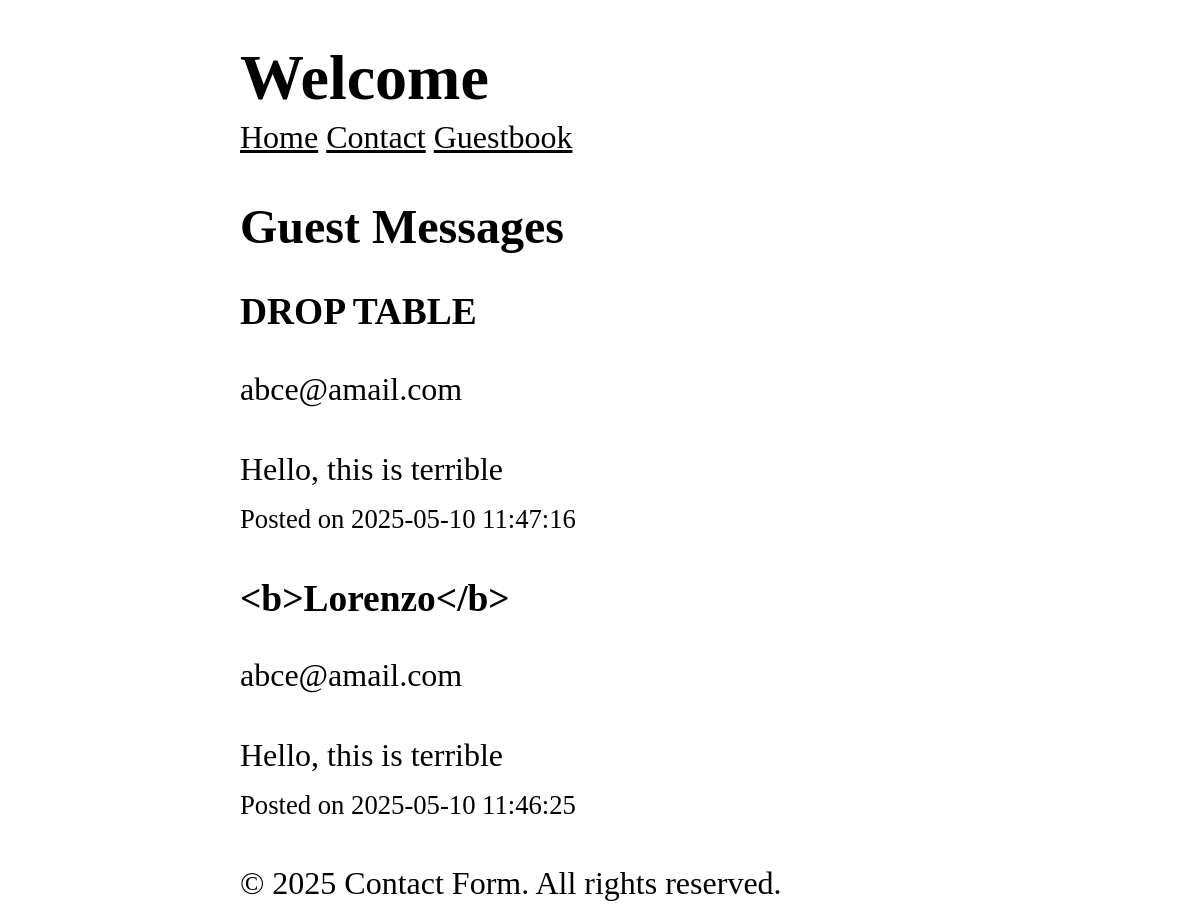
Page /guestbook on the earlier database version.
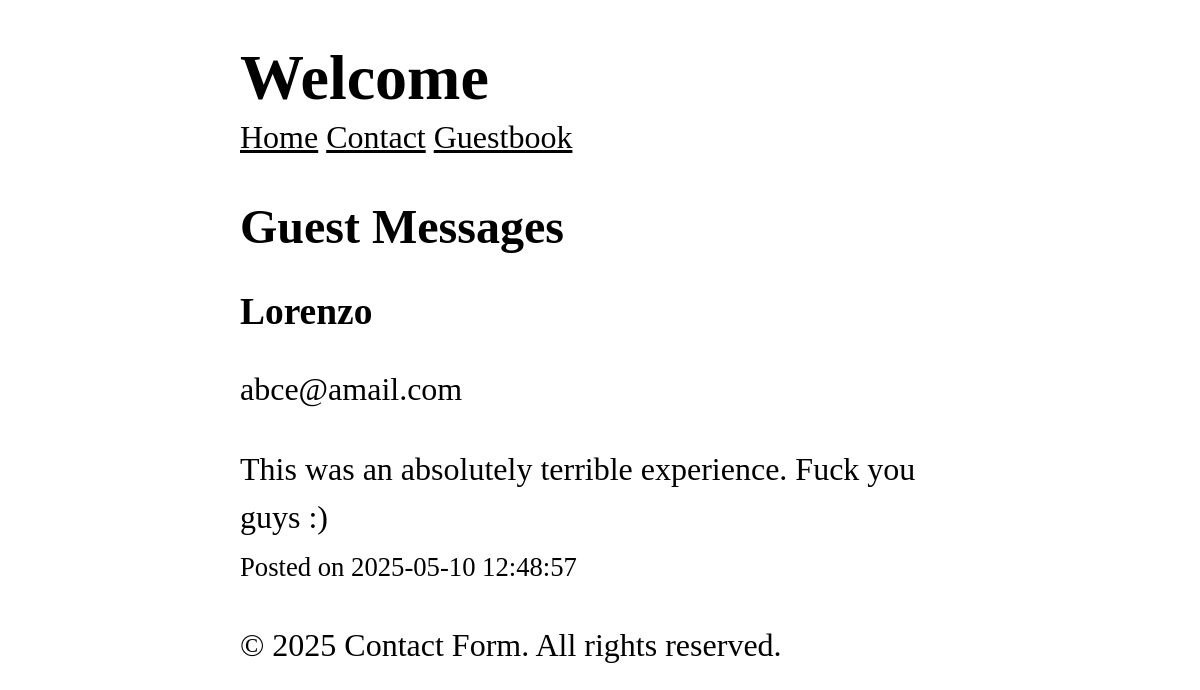
Same page on the later database version.
### tables this page shows
CREATE TABLE messages (
    id INTEGER PRIMARY KEY AUTOINCREMENT,
    name TEXT NOT NULL,
    email TEXT NOT NULL,
    message TEXT NOT NULL,
    created_at TIMESTAMP DEFAULT CURRENT_TIMESTAMP
);

### includes/view.php (called while the page is built, shortened)
<?php
function renderView(string $template, array $data = []) : void {
    include TEMPLATES_DIR . '/header.php';
    include TEMPLATES_DIR . '/' . $template . '.php';
    include TEMPLATES_DIR . '/footer.php';
}
?>

### routes/guestbook_get.php (called while the page is built)
<?php
$entries = getMessage(connectDb());
renderView(template:'guestbook_get', data: ['messages' => $entries]);
?>

### public/index.php (called while the page is built, shortened)
<?php
dispatch($_SERVER['REQUEST_URI'], $_SERVER['REQUEST_METHOD']);
?>

### includes/db.php (called while the page is built, shortened)
<?php
function connectDb(): PDO {
    $pdo = new PDO('sqlite:' . DB_DIR . '/db.sqlite');
    $pdo->setAttribute(PDO::ATTR_ERRMODE, PDO::ERRMODE_EXCEPTION);
    return $pdo;
}
function getMessage(PDO $pdo): array {
    $sql = "SELECT name, email, message, created_at from messages ORDER BY created_at DESC";
    $stmnt = $pdo->query($sql);
    return $stmnt->fetchAll(PDO::FETCH_ASSOC);
}
?>

### templates/guestbook_get.php (the view)
<?php
$messages = $data['messages'];
?>
<section>
    <h2>Guest Messages</h2>
    <?php if (empty($messages)): ?>
        <p>No messages yet. Be the first to leave a message <span><a href="/contact">here</a></span></p>
    <?php else: ?>
        <?php foreach($messages as $message) : ?>
            <h3><?=htmlspecialchars($message['name'])?></h3>
            <p><?=htmlspecialchars($message['email'])?></p>
            <p><?=nl2br(htmlspecialchars($message['message']))?></p>
            <small>Posted on <?=$message['created_at'] ?></small>
        <?php endforeach?>
    <?php endif; ?>
    </section>

### includes/router.php (shortened to what this page needs)
<?php
function normalizeUri (string $uri) : string {
    $uri = strtolower(trim($uri, '/'));
    return $uri === INDEX_URI ? INDEX_ROUTE : $uri;
}
function getFilePath (string $uri, string $method) : string {
    return ROUTES_DIR . '/' . normalizeUri($uri) . '_' . strtolower($method) . '.php';
}
function dispatch(string $uri, string $method) : void {
    $uri = normalizeUri($uri);
    $method = strtoupper($method);
    $filePath = getFilePath($uri, $method);
    if (file_exists($filePath)) {
        include($filePath);
        return;
    }
}
?>

### templates/header.php (shortened to what this page needs)
<!DOCTYPE html>
<html lang="en">
<head>
 </head>
<body>
    <header>
        <h1>Welcome</h1>
    </header>
    <nav>
        <a href="/">Home</a>
        <a href="/contact">Contact</a>
        <a href="/guestbook">Guestbook</a>
    </nav>

### templates/footer.php
<footer>
    <p>
        &copy; <?=date('Y')?> Contact Form.
        All rights reserved.
    </p>
</footer>
</body>
</html>

### templates/header.php (style rules this page uses)
*, *::before, *::after { box-sizing: border-box; }
html { -moz-text-size-adjust: none; -webkit-text-size-adjust: none; text-size-adjust: none; }
body, h1, h2, h3, h4, p, figure, blockquote, dl, dd { margin-block-end: 0; }
body { min-height: 100vh; line-height: 1.5; max-width: 60%; margin-left: auto; margin-right: auto; font-size: 2em; }
h1, h2, h3, h4, button, input, label { line-height: 1.1; }
h1, h2, h3, h4 { text-wrap: balance; }
a:not([class]) { text-decoration-skip-ink: auto; color: currentColor; }

Differences in the rows shown:
removed messages: name "DROP TABLE", email "abce@amail.com", message "Hello, this is terrible", created_at "2025-05-10 11:47:16"
changed messages "abce@amail.com": name "<b>Lorenzo</b>" → "Lorenzo"; message "Hello, this is terrible" → "This was an absolutely terrible experience. Fuck you guys :)"; created_at "2025-05-10 11:46:25" → "2025-05-10 12:48:57"
